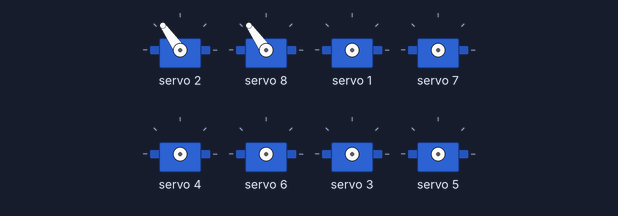
This sketch was run on a simulated Arduino Uno, built with avr-gcc and run on an emulated ATmega328P. Parts: 8 × servo.

Above: at 0.05 s.
At 0.85 s:
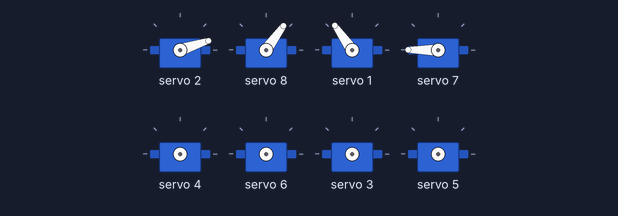
At 1.6 s:
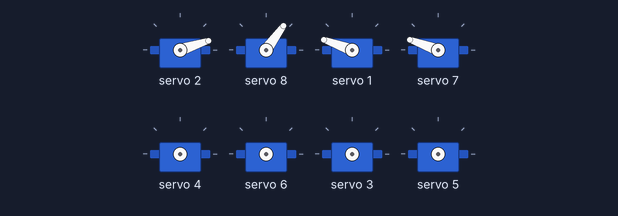
At 2.45 s:
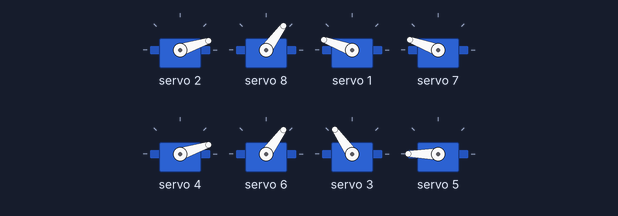
At 3.2 s:
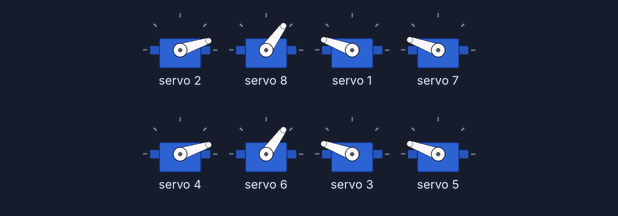
Timing chart, 0 to 7.4 s (numbered marks = the images above):
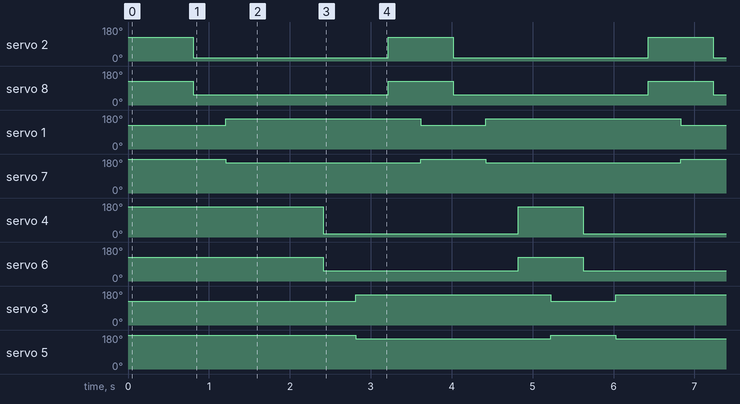

The sketch:

Codigo_aranha_PCA_2pata.ino
```cpp
#include <Wire.h>
#include <Adafruit_PWMServoDriver.h>
#include <NewPing.h>

Adafruit_PWMServoDriver pwm = Adafruit_PWMServoDriver();

#define SERVOMIN 150   // pulso mínimo (~1ms)
#define SERVOMAX 600   // pulso máximo (~2ms)
#define PinEcho 1
#define PinTrig 2
#define MaxDis 200

int graus[] = {30, 60, 90, 120, 160, 180};

int tempo = 400;

NewPing SerUt(PinEcho, PinTrig, MaxDis);

void setup() {
  pwm.begin();
  pwm.setPWMFreq(50);  // 50Hz padrão para servos

}

void centralizar(){

  for(int servoMoto = 1; servoMoto <= 8; ++servoMoto){
    int pulse = map(graus[2], 0, 180, SERVOMIN, SERVOMAX);
    pwm.setPWM(servoMoto, 0, pulse);
    delay(300);
  }
}

void anda(){

  // Pata trazeira esqueda| Pata dianteira direita
  int pulse = map(graus[2], 0, 180, SERVOMIN, SERVOMAX);
  pwm.setPWM(2,0, pulse);
  pwm.setPWM(8,0, pulse);
  delay(tempo);

  pulse = map(graus[2], 0, 180, SERVOMIN, SERVOMAX);
  pwm.setPWM(1, 0, pulse);
  pulse = map(graus[4], 0, 180, SERVOMIN, SERVOMAX);
  pwm.setPWM(7, 0, pulse);
  delay(tempo);

  pulse = map(graus[6], 0, 180, SERVOMIN, SERVOMAX);
  pwm.setPWM(2,0, pulse);
  pulse = map(graus[0], 0, 180, SERVOMIN, SERVOMAX);
  pwm.setPWM(8,0, pulse);
  delay(tempo);

  pulse = map(graus[3], 0, 180, SERVOMIN, SERVOMAX);
  pwm.setPWM(1,0, pulse);
  pwm.setPWM(7,0, pulse);
  delay(tempo);


  // Pata dianteira esqueda | Pata trazeira direita
  pulse = map(graus[3], 0, 180, SERVOMIN, SERVOMAX);
  pwm.setPWM(4,0, pulse);
  pulse = map(graus[2], 0, 180, SERVOMIN, SERVOMAX);
  pwm.setPWM(6,0, pulse);
  delay(tempo);

  pulse = map(graus[2], 0, 180, SERVOMIN, SERVOMAX);
  pwm.setPWM(3, 0, pulse);
  pulse = map(graus[4], 0, 180, SERVOMIN, SERVOMAX);
  pwm.setPWM(5,0, pulse);
  delay(tempo);

  pulse = map(graus[6], 0, 180, SERVOMIN, SERVOMAX);
  pwm.setPWM(4,0, pulse);
  pulse = map(graus[0], 0, 180, SERVOMIN, SERVOMAX);
  pwm.setPWM(6,0, pulse);
  delay(tempo);

  pulse = map(graus[3], 0, 180, SERVOMIN, SERVOMAX);
  pwm.setPWM(3, 0, pulse);
  pwm.setPWM(5,0, pulse);
  delay(tempo);

}
void loop() {
 anda();
}
```

Measured:
- by itself, servo 2: alternates 125° for 0.80 s and 18° for 2.4 s
- by itself, servo 8, servo 6: alternates 125° for 0.80 s and 54° for 2.4 s
- by itself, servo 1, servo 3: alternates 160° for 2.4 s and 125° for 0.80 s
- by itself, servo 7, servo 5: alternates 180° for 0.80 s and 160° for 2.4 s
- by itself, servo 4: alternates 160° for 0.80 s and 18° for 2.4 s
